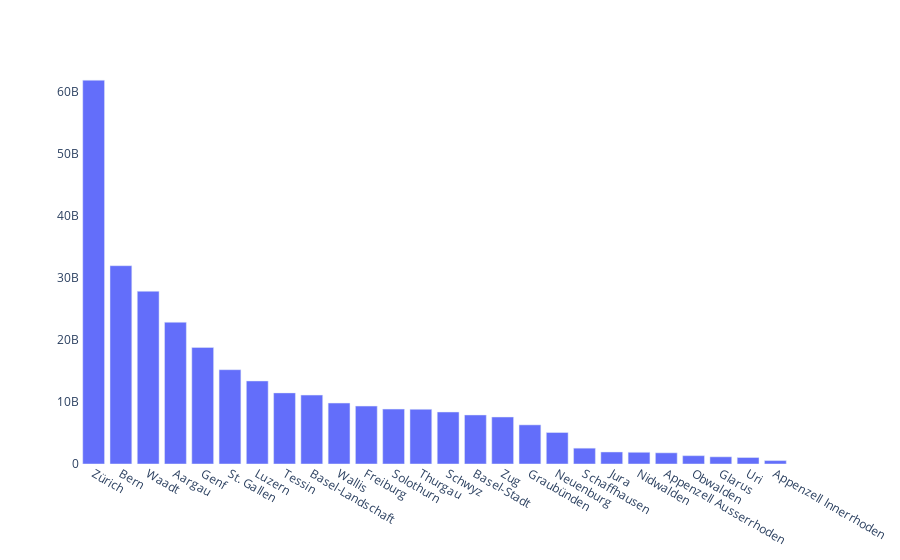

Notebook code cell kept with this figure:
### Markdown cell above
### Sorting
With this, we can look at the total taxable income in each canton, but it is a bit unordered and we don't see a quick message.
That's why in the next chart, we will try sorting:

### Code cell
fig = px.bar(x=df.sort_values(by='taxable_income_chf',ascending=False).canton,
             y=df.sort_values(by='taxable_income_chf',ascending=False).taxable_income_chf)
layout_helper(fig).show()

### Figure 1 — Plotly figure (JSON) as saved in the notebook; plotly's stock layout.template omitted (floating-point values rounded to 4 significant figures)
{"data": [{"alignmentgroup": "True", "hovertemplate": "x=%{x}<br>y=%{y}<extra></extra>", "legendgroup": "", "marker": {"color": "#636efa", "pattern": {"shape": ""}}, "name": "", "offsetgroup": "", "orientation": "v", "showlegend": false, "textposition": "auto", "type": "bar", "x": ["Zürich", "Bern", "Waadt", "Aargau", "Genf", "St. Gallen", "Luzern", "Tessin", "Basel-Landschaft", "Wallis", "Freiburg", "Solothurn", "Thurgau", "Schwyz", "Basel-Stadt", "Zug", "Graubünden", "Neuenburg", "Schaffhausen", "Jura", "Nidwalden", "Appenzell Ausserrhoden", "Obwalden", "Glarus", "Uri", "Appenzell Innerrhoden"], "xaxis": "x", "y": [61872000000, 31970000000, 27848000000, 22852000000, 18788000000, 15202000000, 13385000000, 11463000000, 11109000000, 9822000000, 9338000000, 8848000000, 8812000000, 8381000000, 7904000000, 7575000000, 6307000000, 5077000000, 2551000000, 1936000000, 1887000000, 1803000000, 1341000000, 1157000000, 1046000000, 551000000], "yaxis": "y"}], "layout": {"autosize": true, "barmode": "relative", "legend": {"tracegroupgap": 0}, "margin": {"t": 60}, "paper_bgcolor": "rgba(0, 0, 0, 0)", "plot_bgcolor": "rgba(0, 0, 0, 0)", "xaxis": {"anchor": "y", "autorange": true, "domain": [0, 1], "range": [-0.5, 25.5], "showgrid": false, "title": {}, "type": "category"}, "yaxis": {"anchor": "x", "autorange": true, "domain": [0, 1], "range": [0, 65130000000.0], "showgrid": false, "title": {}, "type": "linear"}}}
